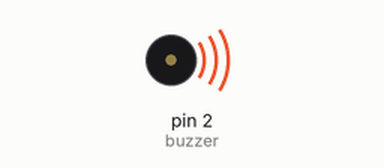
Bench run of a sketch on a simulated Arduino Uno, built with avr-gcc and run on an emulated ATmega328P. Parts: buzzer (waves = sounding).

Above: at 1.0 s.
At 3.5 s:
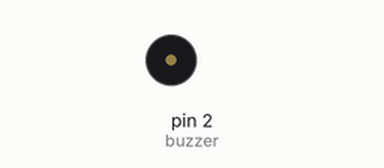
Timing chart, 0 to 6.5 s (numbered marks = the images above):
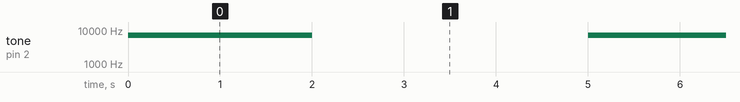

The sketch:

Buzzer_Activo.ino
```cpp
//Declarando variable del buzzer en el pin 2
int buzzer = 2;

void setup (){
	//Definiendo el pin mode en el pine 2
	pinMode(buzzer,OUTPUT);
}

void loop(){
	tone(buzzer,7000);
	//Duración del tono 2 seg.
	delay(2000);
	//Deetener sonido
	noTone(buzzer);
	//Duración de silencio de 3 seg.
	delay(3000);
}
```

Measured:
- by itself, tone on pin 2 (buzzer): alternates 7000 Hz for 2.0 s and silent for 3.0 s
